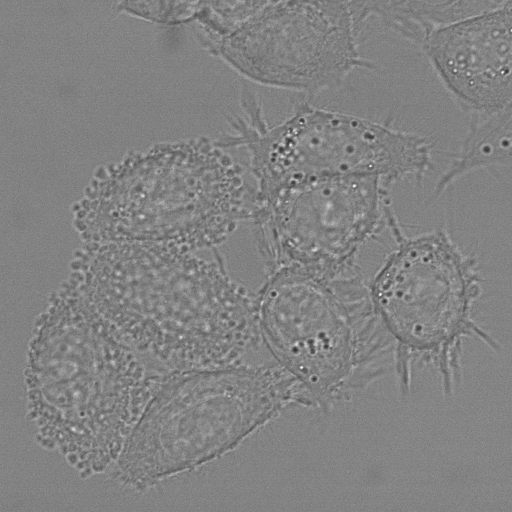
#> input picture hela_dataset-train-01/t000.tif, 512 x 512 px, given in place of t010.tif, which was not available
$ jupyter execute --allow-errors deneme1.ipynb
#> lines starting #> are read from the running program, lines starting #| are printed output that depends on the picture; after the words box and inside, x2 and y2 are one past the last pixel; in counts of white or black regions, pixels touching at a corner belong together; pictures that were not available may be replaced by others from this repository, and a replacement may not be noted
[cell 1]
import os
import cv2
import numpy as np
import matplotlib.pyplot as plt
from skimage.feature import canny
from skimage.transform import hough_circle, hough_circle_peaks
from skimage.filters import gaussian
from skimage.measure import label, regionprops

[cell 2]
BASE = "/Users/umutcancubukcu/PycharmProjects/cs419-finito"
IMG_DIR = os.path.join(BASE, "DIC-C2DH-HeLa", "01")
GT_TRA  = os.path.join(BASE, "DIC-C2DH-HeLa", "01_GT", "TRA")

[cell 3]
def load_frame(t):
#> called with t = 10
    path = os.path.join(IMG_DIR, f"t{t:03d}.tif")
    img = cv2.imread(path, cv2.IMREAD_GRAYSCALE)
#> img is the input picture: shape (512, 512); min 47, max 255, mean 130

    if img is None:
        raise FileNotFoundError(path)

    return img

img_t = load_frame(10)
plt.imshow(img_t, cmap="gray")
plt.title("Frame t")
plt.axis("off")

[cell 4]
def preprocess(img):
    img = img.astype(np.float32)
    img = gaussian(img, sigma=1.0)
    img = (img - img.min()) / (img.max() - img.min() + 1e-8)
    return img


I_t  = preprocess(load_frame(10))
I_t1 = preprocess(load_frame(11))
#> call 3 of load_frame, with t = 11
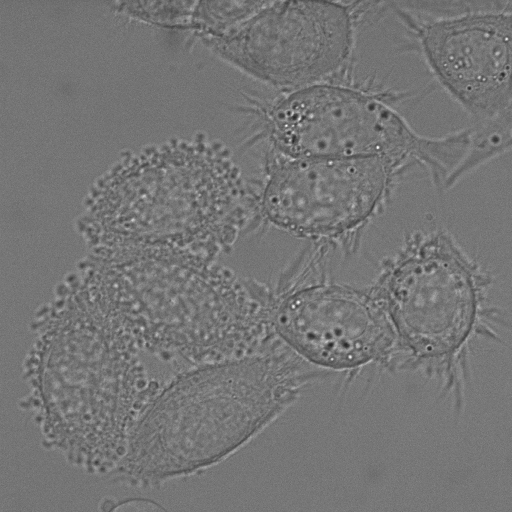
#> input picture hela_dataset-train-01/t001.tif, 512 x 512 px, given in place of t011.tif, which was not available
#> in load_frame, img is the input picture: shape (512, 512); min 37, max 250, mean 117.3

[cell 5]
E_t  = canny(I_t,  sigma=1.0)
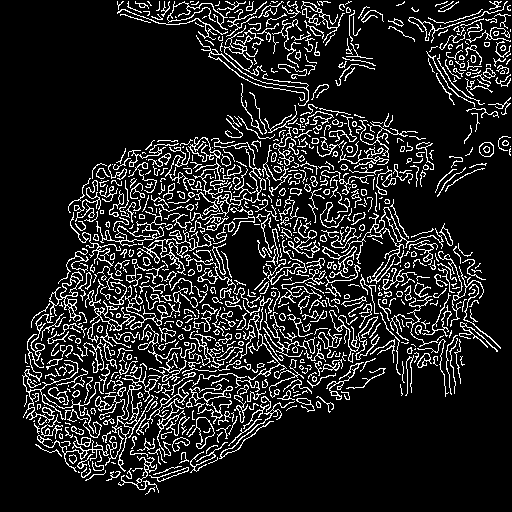
#> E_t: shape (512, 512) bool; 13.5% white in thin lines or dots
E_t1 = canny(I_t1, sigma=1.0)
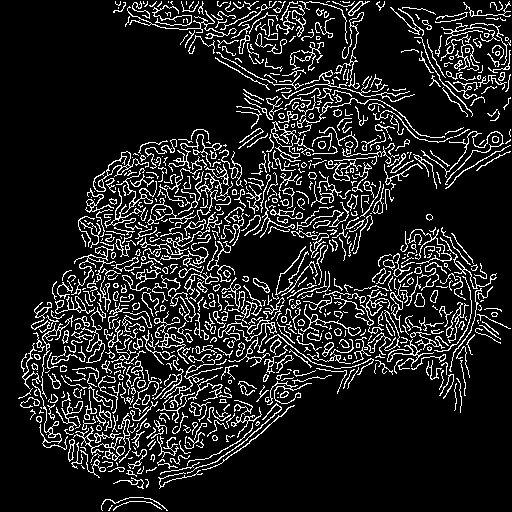
#> E_t1: shape (512, 512) bool; 13.2% white in thin lines or dots

plt.figure(figsize=(10,4))
plt.subplot(1,2,1)
plt.imshow(E_t, cmap="gray")
plt.title("Edges t")
plt.axis("off")

plt.subplot(1,2,2)
plt.imshow(E_t1, cmap="gray")
plt.title("Edges t+1")
plt.axis("off")
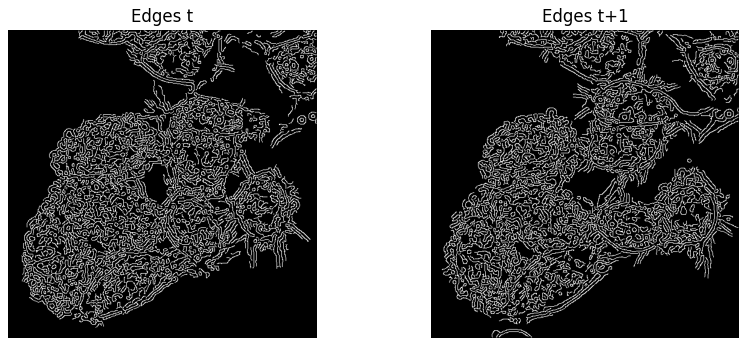
#> figure drawn by matplotlib, 2 panels

[cell 6]
D = np.abs(E_t1.astype(np.int32) - E_t.astype(np.int32))
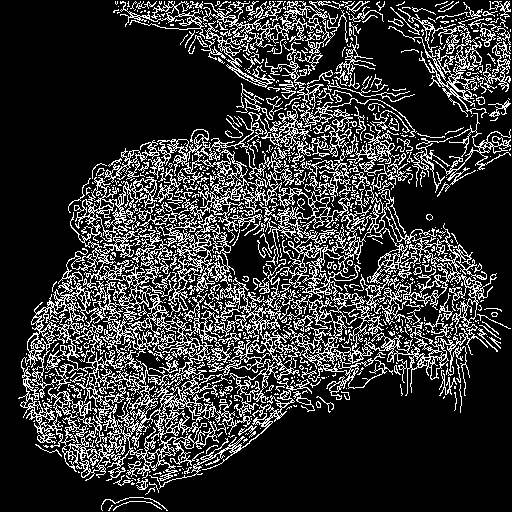
#> D: shape (512, 512) int32; values 0 (black) and 1 (white), 20.8% white in thin lines or dots

plt.imshow(D, cmap="hot")
plt.title("Edge Difference")
plt.axis("off")

[cell 7]
motion_mask = D > 0
#> motion_mask: shape (512, 512) bool; 20.8% white in thin lines or dots

kernel = np.ones((3,3), np.uint8)
motion_mask = cv2.morphologyEx(
    motion_mask.astype(np.uint8),
    cv2.MORPH_CLOSE,
    kernel,
    iterations=2
)
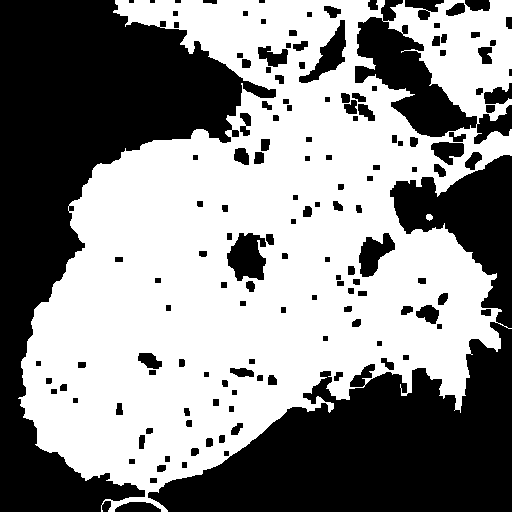
#> motion_mask: shape (512, 512); values 0 (black) and 1 (white), 54.5% white; 146 black regions (4 under 20 px)

plt.imshow(motion_mask, cmap="gray")
plt.title("Motion Mask")
plt.axis("off")

[cell 8]
labels = label(motion_mask)
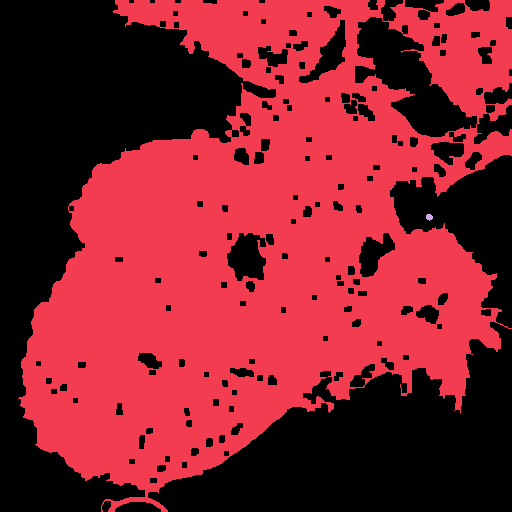
#> labels: shape (512, 512) int64; 3 distinct labels, from 0 to 2; one colour per label, 0 black
regions = regionprops(labels)
#> regions = 2 regions; box (x1, y1, x2, y2) and area: (18, 0, 512, 512) 142873, (426, 214, 433, 221) 37

print("Candidate regions:", len(regions))
#| Candidate regions: 2

[cell 9]
vis = cv2.cvtColor((I_t1*255).astype(np.uint8), cv2.COLOR_GRAY2BGR)

for r in regions:
    if r.area < 40:
        continue
    y0, x0, y1, x1 = r.bbox
    cv2.rectangle(vis, (x0,y0), (x1,y1), (0,255,0), 2)
#> this loop made 2 passes
#> (y0, x0, y1, x1) on pass 1: (0, 18, 512, 512)
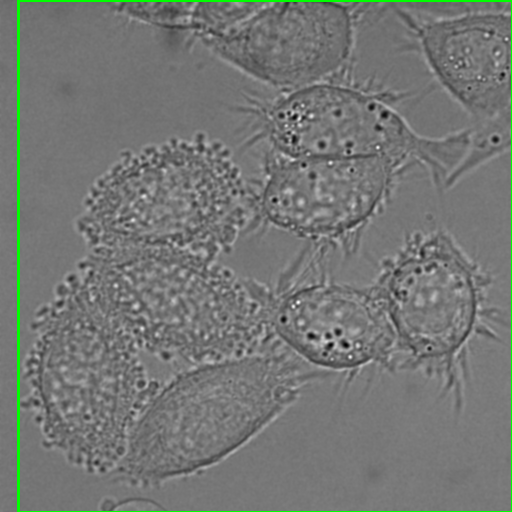
#> vis: shape (512, 512, 3); mean B, G, R 116, 119.4, 116

plt.imshow(vis)
plt.title("Candidate regions")
plt.axis("off")

[cell 10]
def compute_cht(region_img):
    edges = canny(region_img, sigma=1.0)
    radii = np.arange(5, 18)

    h = hough_circle(edges, radii)
    accums, cx, cy, r = hough_circle_peaks(h, radii, total_num_peaks=1)

    if len(accums) == 0:
        return 0.0
    return accums[0]

[cell 11]
candidates = []

for r in regions:
    if r.area < 40:
        continue

    y0,x0,y1,x1 = r.bbox
    patch = I_t1[y0:y1, x0:x1]

    candidates.append({
        "bbox": r.bbox,
        "area": r.area,
        "cht": compute_cht(patch)
    })
#> this loop made 2 passes
#> (y0, x0, y1, x1, radii in compute_cht, accums in compute_cht, cx in compute_cht, cy in compute_cht) on pass 1: (0, 18, 512, 512, [5, 6, 7, 8, 9, 10, 11, 12, 13, 14, 15, 16, 17], [0.771], [462], [140])
#> pass 1, in compute_cht, `edges = canny(region_img, sigma=1.0)`:
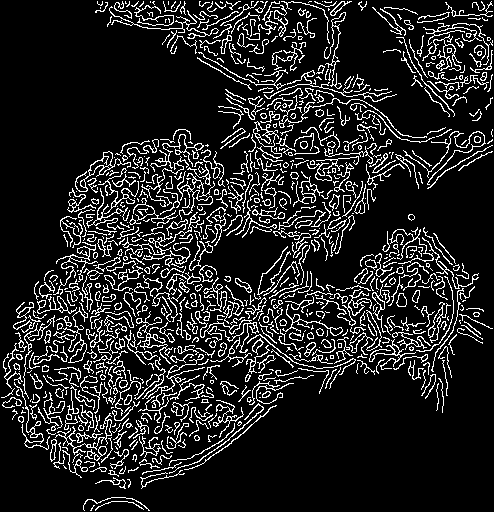
#> edges: shape (512, 494) bool; 13.7% white in thin lines or dots
#> after the loop, candidates = 1 item

candidates[:5]

[cell 12]
def temporal_cht(t, bbox):
#> called with t = 11, bbox = (0, 18, 512, 512)
    scores = []
    for dt in [-1, 0, 1]:
        img = preprocess(load_frame(t+dt))
        y0,x0,y1,x1 = bbox
        patch = img[y0:y1, x0:x1]
        scores.append(compute_cht(patch))
#> in compute_cht (call 2), `edges = canny(region_img, sigma=1.0)`:
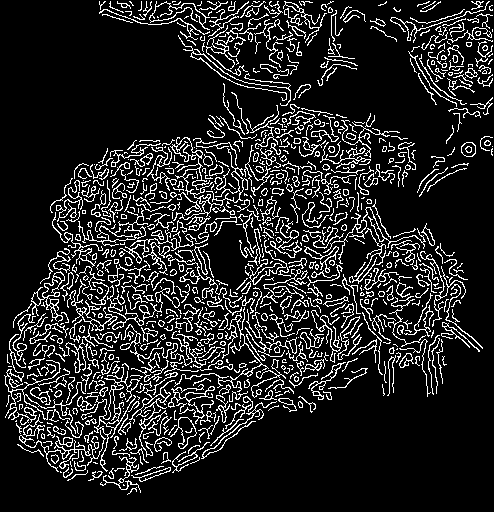
#> edges: shape (512, 494) bool; 14% white in thin lines or dots
#> in compute_cht (call 2), `accums, cx, cy, r = hough_circle_peaks(h, radii, total_num_peaks=1)`: accums = [0.917]; cx = [468]; cy = [149]
    return scores


for c in candidates:
    c["signature"] = temporal_cht(11, c["bbox"])

[cell 13]
def is_mitosis(c):
    s = c["signature"]
    return s[1] > s[0] and s[1] > s[2] and s[1] > 0.35
mitosis = [c for c in candidates if is_mitosis(c)]
print("Detected mitosis:", len(mitosis))

[cell 14]
final = cv2.cvtColor((I_t1*255).astype(np.uint8), cv2.COLOR_GRAY2BGR)

for c in mitosis:
    y0,x0,y1,x1 = c["bbox"]
    cv2.rectangle(final, (x0,y0), (x1,y1), (255,0,0), 2)
    cv2.putText(final, "MITOSIS", (x0,y0-5),
                cv2.FONT_HERSHEY_SIMPLEX, 0.5, (255,0,0), 1)

plt.imshow(final)
plt.title("Final Mitosis Detections")
plt.axis("off")
